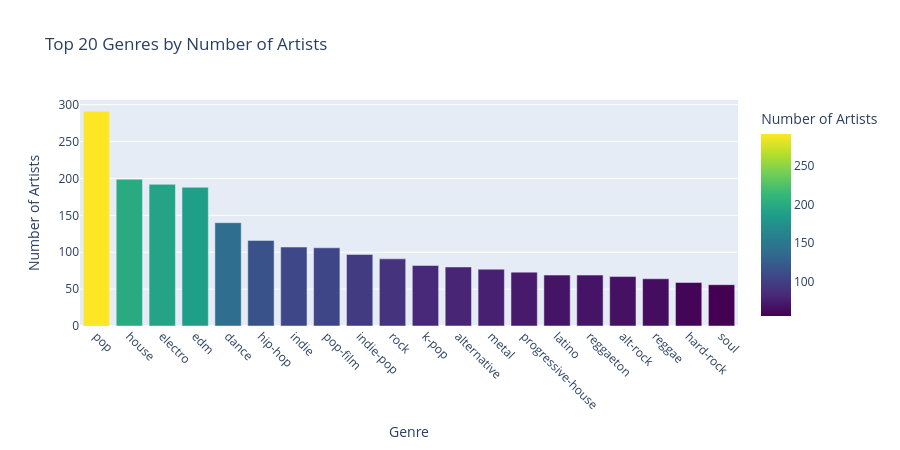

Write notebook code for a chart like this one.
### Code cell
# visualize top genres by artist count
genre_counts = genre_matrix.sum(axis=0)
genre_freq_df = pd.DataFrame({
    'genre': genre_classes,
    'artist_count': genre_counts
}).sort_values('artist_count', ascending=False).head(20)

fig = px.bar(
    genre_freq_df,
    x='genre', y='artist_count',
    title='Top 20 Genres by Number of Artists',
    labels={'genre': 'Genre', 'artist_count': 'Number of Artists'},
    color='artist_count',
    color_continuous_scale='Viridis'
)
fig.update_layout(xaxis_tickangle=45, height=450)
fig.show()

### Figure 1 — Plotly figure (JSON) as saved in the notebook; plotly's stock layout.template omitted (floating-point values rounded to 4 significant figures)
{"data": [{"hovertemplate": "Genre=%{x}<br>Number of Artists=%{marker.color}<extra></extra>", "legendgroup": "", "marker": {"color": [291, 199, 192, 188, 140, 116, 107, 106, 97, 91, 82, 80, 77, 73, 69, 69, 67, 64, 59, 56], "coloraxis": "coloraxis", "pattern": {"shape": ""}}, "name": "", "orientation": "v", "showlegend": false, "textposition": "auto", "type": "bar", "x": ["pop", "house", "electro", "edm", "dance", "hip-hop", "indie", "pop-film", "indie-pop", "rock", "k-pop", "alternative", "metal", "progressive-house", "latino", "reggaeton", "alt-rock", "reggae", "hard-rock", "soul"], "xaxis": "x", "y": [291, 199, 192, 188, 140, 116, 107, 106, 97, 91, 82, 80, 77, 73, 69, 69, 67, 64, 59, 56], "yaxis": "y"}], "layout": {"barmode": "relative", "coloraxis": {"colorbar": {"title": {"text": "Number of Artists"}}, "colorscale": [[0, "#440154"], [0.1111, "#482878"], [0.2222, "#3e4989"], [0.3333, "#31688e"], [0.4444, "#26828e"], [0.5556, "#1f9e89"], [0.6667, "#35b779"], [0.7778, "#6ece58"], [0.8889, "#b5de2b"], [1, "#fde725"]]}, "height": 450, "legend": {"tracegroupgap": 0}, "title": {"text": "Top 20 Genres by Number of Artists"}, "xaxis": {"anchor": "y", "domain": [0, 1], "tickangle": 45, "title": {"text": "Genre"}}, "yaxis": {"anchor": "x", "domain": [0, 1], "title": {"text": "Number of Artists"}}}}
